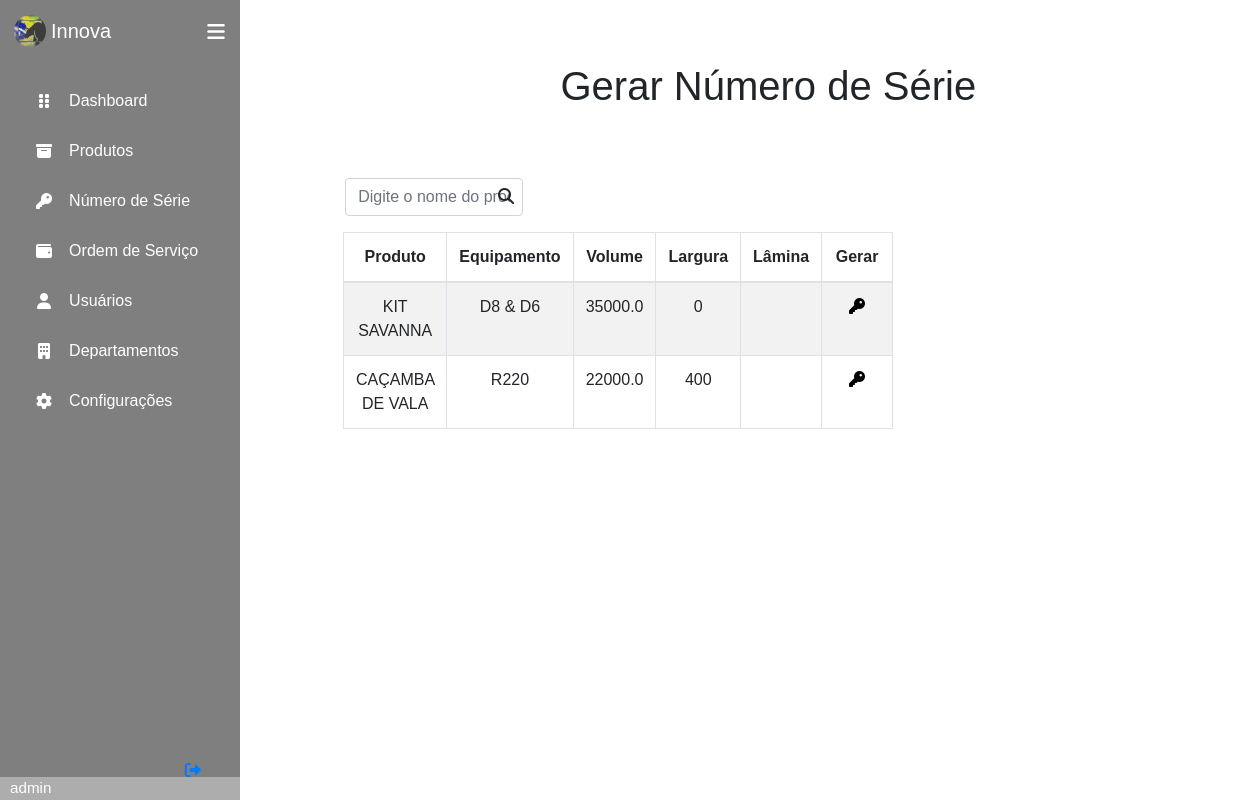
The app's page /products/newSerialNumber/ (signed in), older data.
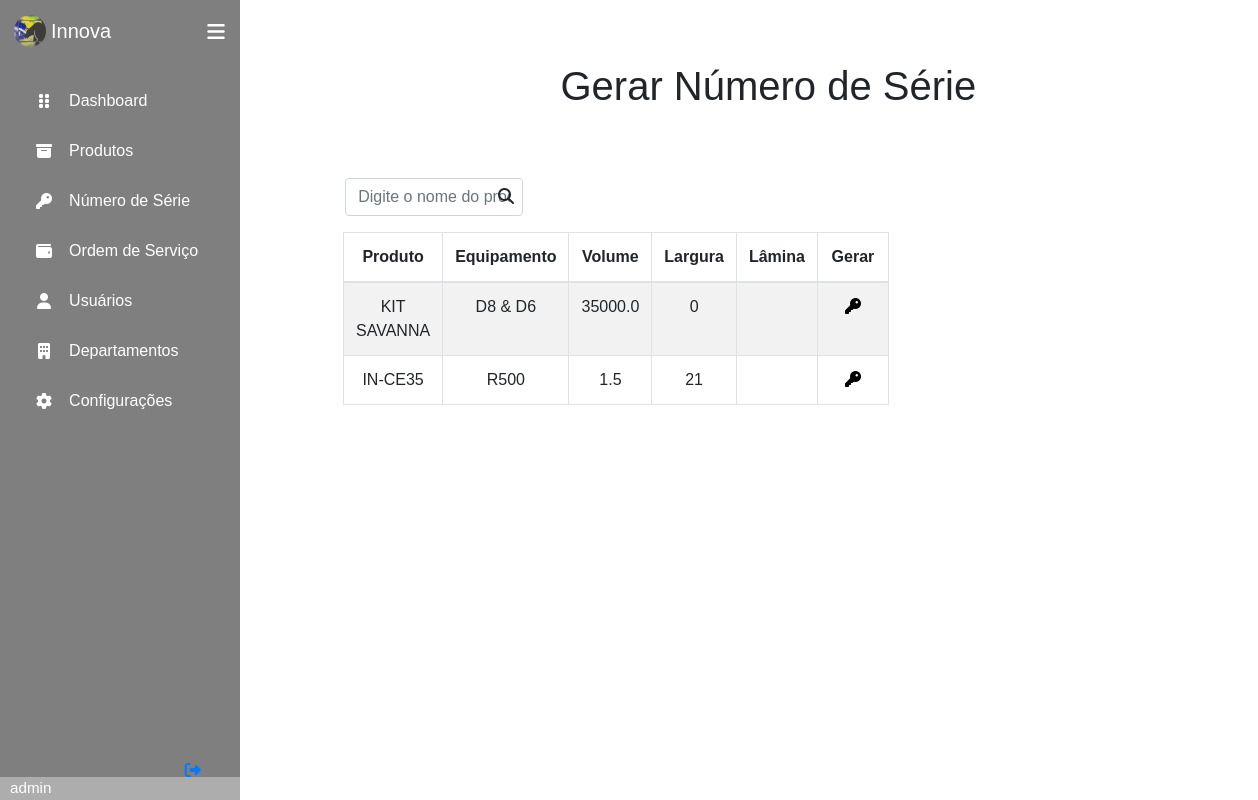
The same page, newer data.
### produtos/models.py (models this page shows, shortened)
class Produto(models.Model):
    nome = CharField(max_length=30)
    equipamento = CharField(max_length=10)
    capacidade = FloatField()
    largura = IntegerField()
    espessura = IntegerField()
    peso = IntegerField()
    descontinuado = BooleanField()
    dateCriacao = DateTimeField(auto_now_add=True)
    dateUpdate = DateTimeField(auto_now=True)
    segmento = ForeignKey(Segmento, null=True, on_delete=SET_NULL)
    tipoProduto = ForeignKey(TipoProduto, null=True, on_delete=SET_NULL)
    categoria = ForeignKey(CategoriaProduto, null=True, blank=True, on_delete=SET_NULL)
    classeAplicacao = ForeignKey(ClasseProduto, null=True, on_delete=SET_NULL)
    responsavel = ForeignKey(Colaborador, null=True, on_delete=SET_NULL)

### produtos/views.py (the view)
# urls.py: path('newSerialNumber/', views.GenerateSerial, name = 'Generate_SerialNumber'),
def GenerateSerial(request):
    productsList = Produto()
    generate = request.GET.get('generate')
    if generate:
        productsList = Produto.objects.filter(nome__icontains = generate)
    productsList = Produto.objects.all()
    return render(request, 'produtos/NewSerialNumber.html', {'products': productsList})

### templates/produtos/NewSerialNumber.html (shortened to what this page needs)
{% extends 'base.html' %}
{% load crispy_forms_tags %}
{% block content %}
    <div class="container title">
        <h1> Gerar Número de Série</h1>
    </div>
    <div class="offset-1 col-6 body-generate">
        <form method="GET" class="col-5 search-generate">
            <input class="form-control" type="text" id="generate" name="generate" placeholder="Digite o nome do produto">
            <i class="fas fa-search" id="search-button"></i>
        </form>
        {% if products|length > 0 %}
        <table class="table table-striped table-hover table-bordered tab-generate">
            <thead>
                <tr>
                    <th scope="col">Produto</th>
                    <th scope="col">Equipamento</th>
                    <th scope="col">Volume</th>
                    <th scope="col">Largura</th>
                    <th scope="col">Lâmina</th>
                    <th scope="col">Gerar</th>
            </thead>
            <tbody>
                {% for product in products %}
                    <tr scope="row">
                        <td>
                            {{product.nome}}
                        </td>
                        <td>
                            {{product.equipamento}}
                        </td>
                        <td>
                            {{product.capacidade}}
                        </td>
                        <td>
                            {{product.largura}}
                        </td>
                        <td>
                        </td>
                        <td>
                            <a href="{% url 'products:Generate_Single_SerialNumber' product.id %}" class="icon generate-serial" onclick="confirmButton()">
                                <div class="col">
                                    <i class="fas fa-key generate-numberSerie"></i>
                                </div>
                            </a>
                        </td>
                    </tr>
                {% endfor %}
            </tbody>
        </table>
        {% else %}
            <div class="sem-produtos">
                Nenhum produto cadastrado!
            </div>
        {% endif %}
        </div>
    </div>
{% endblock %}

Row changes from the older to the newer data that the page shows:
removed Produto: nome "CAÇAMBA DE VALA", equipamento "R220", capacidade "22000.0", largura "400"
added Produto: nome "IN-CE35", equipamento "R500", capacidade "1.5", largura "21"
